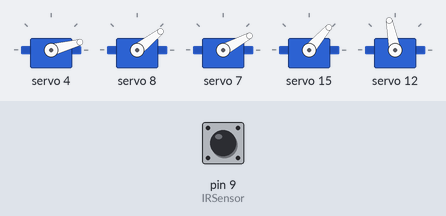
Simulated run of this sketch. Board: Arduino Uno, built with avr-gcc and run on an emulated ATmega328P. On the bench: 5 × servo. Inputs (shaded band) come from the test bench; at power-on: pin 9 (IRSensor) HIGH. What the sketch prints to the serial monitor is not drawn.

Above: at 1.2 s.
1.3 s: pin 9 (IRSensor) pulsed LOW 2 times (0.12 s each, 0.3 s apart)
At 4.8 s:
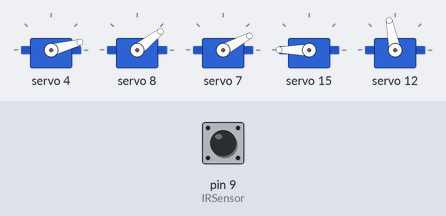
At 9.1 s:
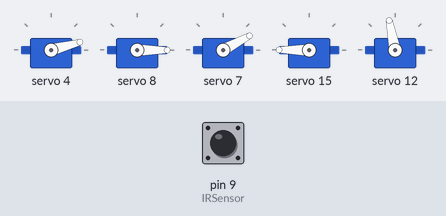
Timing chart, 0 to 20.8 s (numbered marks = the images above; inputs shaded):
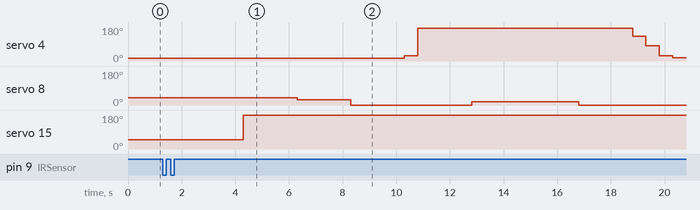

Measured:
- after the input at 1.3 s, servo 4: 15° → 28° after 9.0 s, → 174° 0.50 s later, → 132° 8.0 s later, → 80° 0.50 s later, … (6 changes in this stretch); servo 8: 38° → 28° after 5.0 s, → 0° 2.0 s later, → 18° 4.5 s later, → 0° 4.0 s later; servo 15: 49° → 180° after 3.0 s

The sketch:

arm.ino
```cpp
#include <Wire.h>
#include <Adafruit_PWMServoDriver.h>
#define BYTELENGTH 10
// called this way, it uses the default address 0x40
Adafruit_PWMServoDriver pwm = Adafruit_PWMServoDriver();
// you can also call it with a different address you want
//Adafruit_PWMServoDriver pwm = Adafruit_PWMServoDriver(0x41);

// Depending on your servo make, the pulse width min and max may vary, you
// want these to be as small/large as possible without hitting the hard stop
// for max range. You'll have to tweak them as necessary to match the servos you
// have!
#define SERVO_MIN_PULSE_WIDTH  100 // this is the 'minimum' pulse length count (out of 4096)
#define SERVO_MAX_PULSE_WIDTH  575 // this is the 'maximum' pulse length count (out of 4096)
#define SERVO_MAX_DEGREE 180

// our servo # counter
uint8_t servonum = 0;
int val;
int pulselen;
int IRSensor = 9;
bool shouldWaitForSensor = true;
bool newDataAllowed = true;

void setup() {
  Serial.begin(9600);
  Serial.println("16 channel Servo test!");
  pinMode(IRSensor, INPUT);
  pwm.begin();

  pwm.setPWMFreq(60);  // Analog servos run at ~60 Hz updates


  setServoPosition(4,28);// Initial position for servo 1 (adjust as needed)
  //Center = 10
  setServoPosition(8, 50);
  setServoPosition(7, 40);
  setServoPosition(15, 60);
  setServoPosition(12, 110);


}

void loop() {
    int sensorStatus = digitalRead(IRSensor);
    bool dataReceived = false;
    char data;
    while(sensorStatus == 0) {
      delay(3000);

      //setServoPosition(12, 60);
      //delay(500);
      setServoPosition(15, 200);
      delay(2000);
      setServoPosition(8, 40);
      delay(2000);
      setServoPosition(8, 5);
      delay(2000);

      setServoPosition(4, 40);
      delay(500);
      /*
      setServoPosition(4, 50);
      delay(500);
      setServoPosition(4, 60);
      delay(500);
      setServoPosition(4, 70);
      delay(500);
      setServoPosition(4, 80);
      delay(500);
      setServoPosition(4, 90);
      delay(500);
      setServoPosition(4, 100);
      delay(500);
      setServoPosition(4, 110);
      delay(500);
      *//*
      setServoPosition(4, 120);
      delay(500);
      setServoPosition(4, 130);
      delay(500);
      setServoPosition(4, 140);
      delay(500);
      setServoPosition(4, 150);
      delay(500);
      setServoPosition(4, 160);
      delay(500);
      setServoPosition(4, 170);
      delay(500);
      */
      setServoPosition(4, 180);
      delay(2000);

      setServoPosition(8,30);
      delay(2000);
      setServoPosition(15, 200);
      delay(2000);
      //setServoPosition(7,40);
      //delay(2000);

      if (Serial.available() > 0 && !dataReceived && newDataAllowed)
      {
      data = Serial.read();
      switch (data) {
          case 'r':
              setServoPosition(4, 207);
              delay(2000);
              setServoPosition(8, 35);
              delay(2000);
              setServoPosition(15, 20);
              delay(2000);
              setServoPosition(8, 30);
              delay(2000);
              dataReceived = true;
              break;
          case 'p':
              setServoPosition(4, 195);
              delay(2000);
              setServoPosition(15, 20);
              delay(2000);
              dataReceived = true;
              break;
          case 'b':
              setServoPosition(4, 180);
              delay(2000);
              setServoPosition(15, 20);
              delay(2000);
              dataReceived = true;
              break;
          case 'g':
              setServoPosition(4, 160);
              delay(2000);
              setServoPosition(15, 20);
              delay(2000);
              dataReceived = true;
              break;
          case 'y':
              setServoPosition(4, 140);
              delay(2000);
              setServoPosition(15, 20);
              delay(2000);
              dataReceived = true;
              break;

          default:
              setServoPosition(4, 180);
              delay(2000);
              //setServoPosition(12, 20);
              //delay(2000);
              dataReceived = true;
              break;
      }
        while (Serial.available() > 0) {
          Serial.read();
        }
      }
      setServoPosition(8, 5);
      delay(2000);

      setServoPosition(4, 140);
      delay(500);


      setServoPosition(4, 90);
      delay(500);

      setServoPosition(4, 40);
      delay(500);

      setServoPosition(4, 30);
      delay(500);
      setServoPosition(4,25);// Initial position for servo 1 (adjust as needed)
      delay(2000);
      setServoPosition(8, 50);
      delay(1000);


      setServoPosition(12, 110);
      delay(1000);
      setServoPosition(15, 60);
      delay(1000);
      data = 'x';
      dataReceived = true;
      newDataAllowed = true;
      break;
    }
  }

 //Function to set servo position
void setServoPosition(uint8_t servoNum, int degree) {
  // Convert degree to pulse width
  int pulseWidth = map(degree, 0, SERVO_MAX_DEGREE, SERVO_MIN_PULSE_WIDTH, SERVO_MAX_PULSE_WIDTH);

  // Set PWM signal to the servo
  pwm.setPWM(servoNum, 0, pulseWidth);
}
  
```
